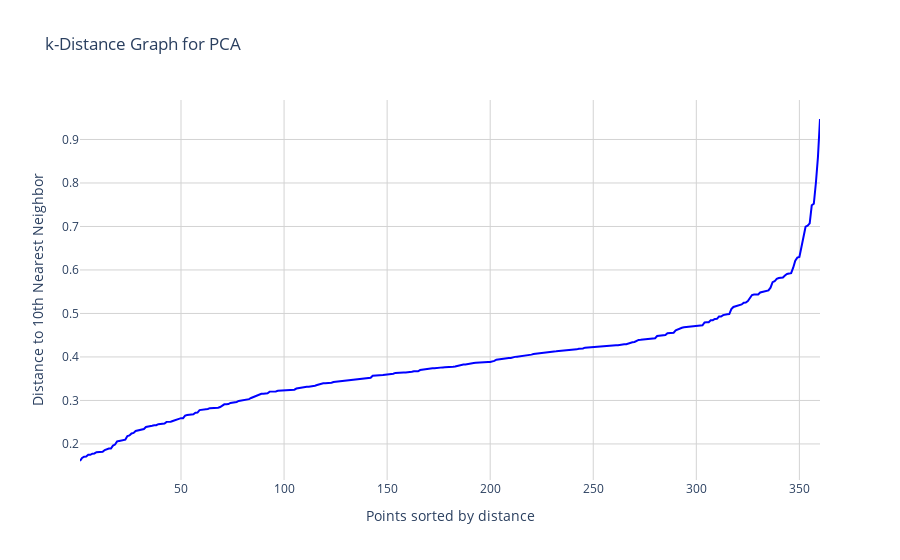
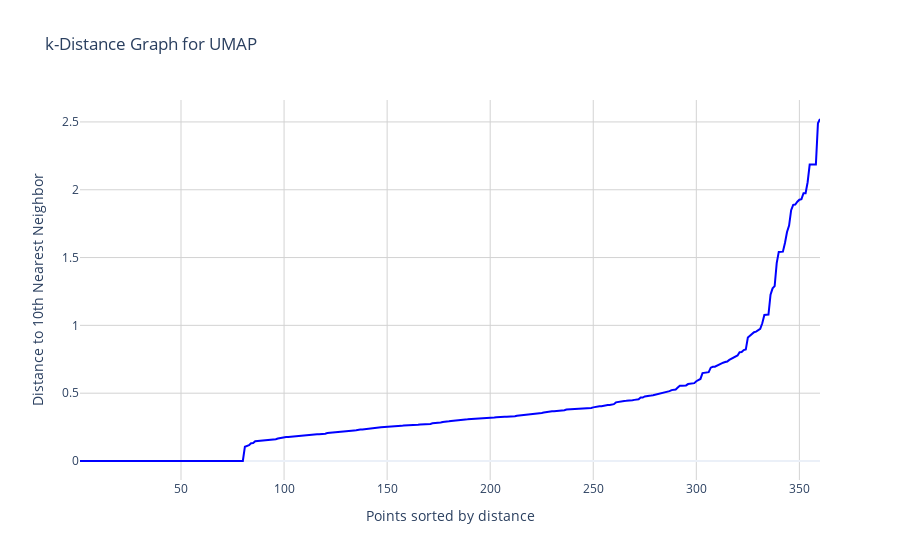

Write notebook code for charts like these, in order.
### Code cell
from sklearn.neighbors import NearestNeighbors

# Plot K distace for dbscan eps adjustment
def plotKdistance(reduced_embeddings, k=5, method='PCA'):
    # Compute k-nearest neighbors
    neighbors = NearestNeighbors(n_neighbors=k)
    neighbors_fit = neighbors.fit(reduced_embeddings)
    distances, _ = neighbors_fit.kneighbors(reduced_embeddings)
    
    # Sort distances to the k-th nearest neighbor
    k_distances = np.sort(distances[:, k-1])
    
    # Create interactive line plot
    fig = go.Figure()

    fig.add_trace(go.Scatter(
        x=np.arange(1, len(k_distances) + 1),
        y=k_distances,
        mode='lines',
        line=dict(color='blue'),
        name='k-distance'
    ))
    
    # Update layout for clarity
    fig.update_layout(
        title=f'k-Distance Graph for {method}',
        xaxis_title='Points sorted by distance',
        yaxis_title=f'Distance to {k}th Nearest Neighbor',
        template='plotly_white',
        hovermode='x unified'
    )
    
    # Add light grid lines
    fig.update_xaxes(showgrid=True, gridwidth=1, gridcolor='lightgrey')
    fig.update_yaxes(showgrid=True, gridwidth=1, gridcolor='lightgrey')
    
    fig.show()

plotKdistance(embeddings_umap, k= 10, method='PCA')
plotKdistance(embeddings_pca, k= 10, method='UMAP')

### Figure 1 — Plotly figure (JSON) as saved in the notebook; plotly's stock layout.template omitted (floating-point values rounded to 4 significant figures; data arrays with more than 128 entries replaced by an {"elided": "..."} marker saying what was removed)
{"data": [{"line": {"color": "blue"}, "mode": "lines", "name": "k-distance", "type": "scatter", "x": {"elided": "360 int values"}, "y": {"elided": "360 float values"}}], "layout": {"hovermode": "x unified", "title": {"text": "k-Distance Graph for PCA"}, "xaxis": {"gridcolor": "lightgrey", "gridwidth": 1, "showgrid": true, "title": {"text": "Points sorted by distance"}}, "yaxis": {"gridcolor": "lightgrey", "gridwidth": 1, "showgrid": true, "title": {"text": "Distance to 10th Nearest Neighbor"}}}}

### Figure 2 — Plotly figure (JSON) as saved in the notebook; plotly's stock layout.template omitted (floating-point values rounded to 4 significant figures; data arrays with more than 128 entries replaced by an {"elided": "..."} marker saying what was removed)
{"data": [{"line": {"color": "blue"}, "mode": "lines", "name": "k-distance", "type": "scatter", "x": {"elided": "360 int values"}, "y": {"elided": "360 float values"}}], "layout": {"hovermode": "x unified", "title": {"text": "k-Distance Graph for UMAP"}, "xaxis": {"gridcolor": "lightgrey", "gridwidth": 1, "showgrid": true, "title": {"text": "Points sorted by distance"}}, "yaxis": {"gridcolor": "lightgrey", "gridwidth": 1, "showgrid": true, "title": {"text": "Distance to 10th Nearest Neighbor"}}}}
